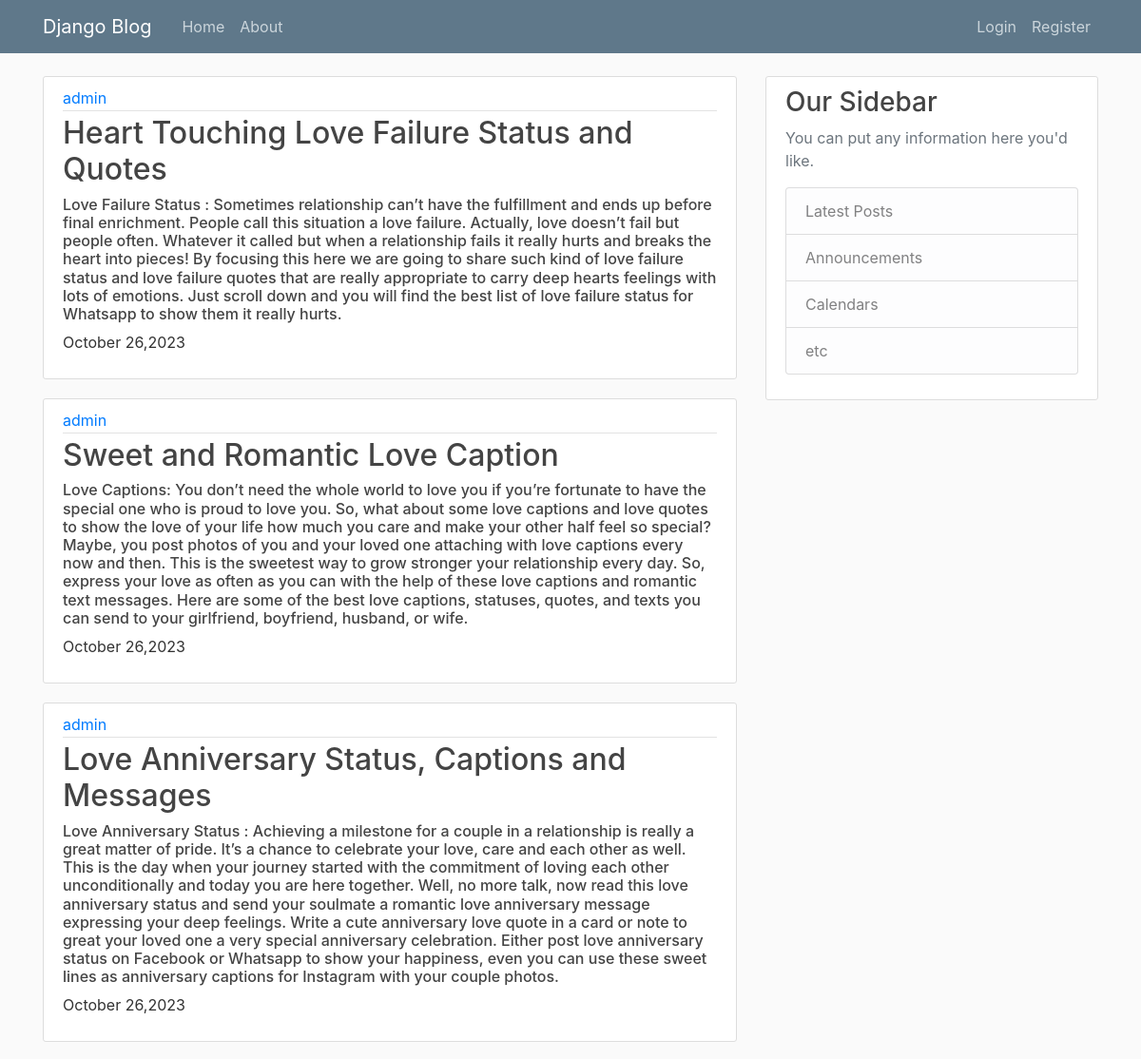
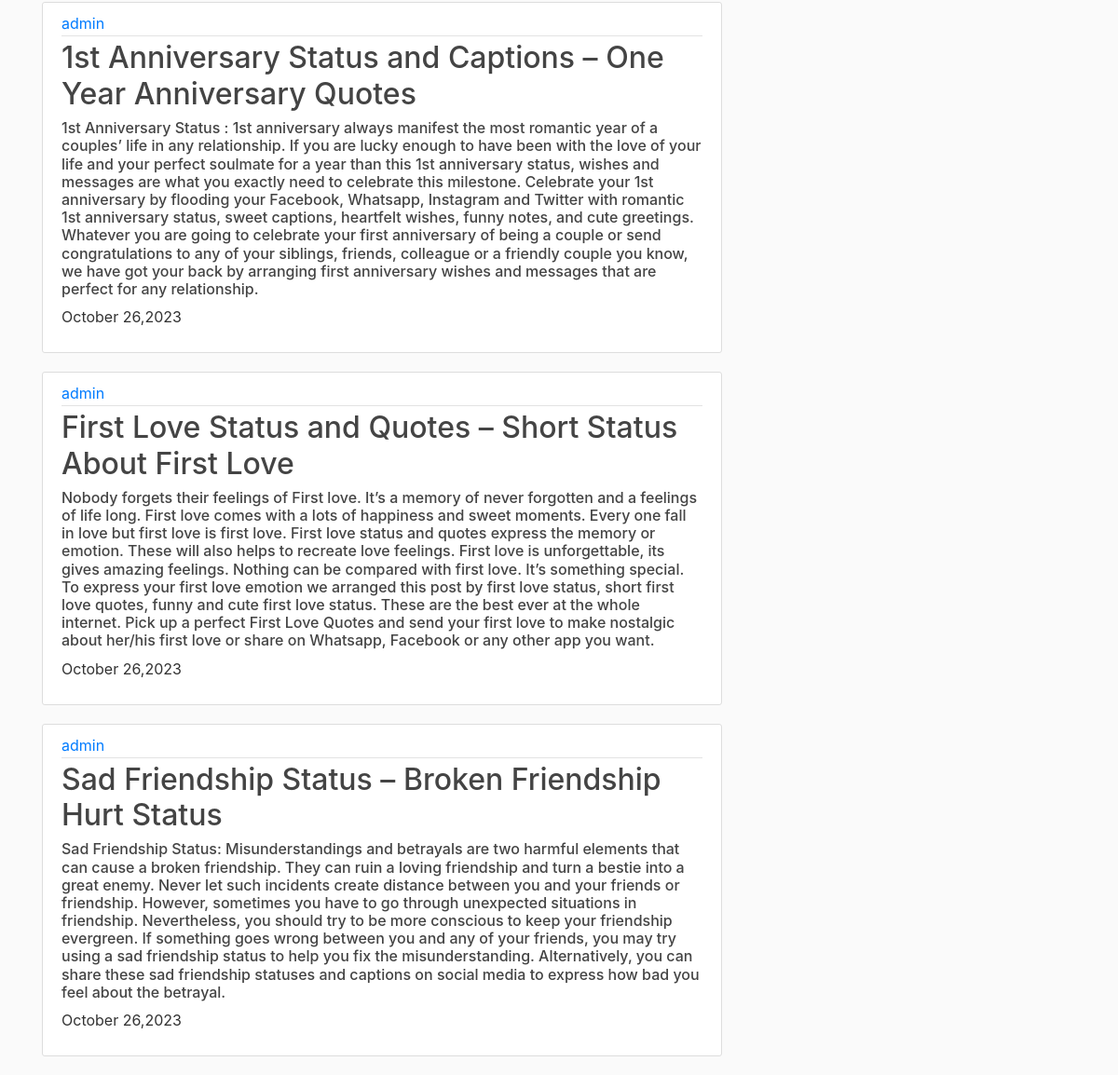
The page / on the database its author committed (2 pictures, top to bottom).
### BlogApp/models.py (models this page shows)
class Post(models.Model):
    title = models.CharField(max_length=150)
    content = models.TextField()
    date_post = models.DateTimeField(default=timezone.now)
    author = models.ForeignKey(User, on_delete=models.CASCADE)

### BlogApp/views.py (the view)
# urls.py: path('', views.homepage, name="home page"),
def homepage(request):
    Posts = Post.objects.all()
    return render(request, 'home/homepage.html', {"Posts": Posts})

### BlogApp/templates/home/homepage.html
{% extends "home/base.html" %}
{% block content %}
{% for Post in Posts%}
<article class="media content-section">
    <div class="media-body">
        <div class="article-metadata">
            <a class="mr-2" href="#">{{ Post.author }}</a>
        </div>
        <h2><a class="article-title" href="#">{{ Post.title }}</a></h2>
        <h6><a class="article-title" href="#">{{ Post.content }}</a></h6>
        <p class="article-content">{{ Post.date_post |date:"F d,Y" }}</p>
    </div>
</article>
{% endfor %}
{% endblock %}

### BlogApp/static/blog/main.css (style rules this page uses)
body { background: #fafafa; color: #333333; margin-top: 5rem; }
h1, h2, h3, h4, h5, h6 { color: #444444; }
.content-section { background: #ffffff; padding: 10px 20px; border: 1px solid #dddddd; border-radius: 3px; margin-bottom: 20px; }
.article-title { color: #444444; }
.article-content { white-space: pre-line; }
.article-metadata { padding-bottom: 1px; margin-bottom: 4px; border-bottom: 1px solid #e3e3e3 }

### rows shown on the page
Post: author "admin", title "Heart Touching Love Failure Status and Quotes", content "Love Failure Status : Sometimes relationship can’t have the fulfillment and ends up before final enrichment. People call this situation a love failure. Actually, love doesn’t fail but people often. Whatever it called but when a relationship fails it really hurts and breaks the heart into pieces! By focusing this here we are going to share such kind of love failure status and love failure quotes that are really appropriate to carry deep hearts feelings with lots of emotions. Just scroll down and you will find the best list of love failure status for Whatsapp to show them it really hurts.", date_post "October 26,2023"
Post: author "admin", title "Sweet and Romantic Love Caption", content "Love Captions: You don’t need the whole world to love you if you’re fortunate to have the special one who is proud to love you. So, what about some love captions and love quotes to show the love of your life how much you care and make your other half feel so special? Maybe, you post photos of you and your loved one attaching with love captions every now and then. This is the sweetest way to grow stronger your relationship every day. So, express your love as often as you can with the help of these love captions and romantic text messages. Here are some of the best love captions, statuses, quotes, and texts you can send to your girlfriend, boyfriend, husband, or wife.", date_post "October 26,2023"
Post: author "admin", title "Love Anniversary Status, Captions and Messages", content "Love Anniversary Status : Achieving a milestone for a couple in a relationship is really a great matter of pride. It’s a chance to celebrate your love, care and each other as well. This is the day when your journey started with the commitment of loving each other unconditionally and today you are here together. Well, no more talk, now read this love anniversary status and send your soulmate a romantic love anniversary message expressing your deep feelings. Write a cute anniversary love quote in a card or note to great your loved one a very special anniversary celebration. Either post love anniversary status on Facebook or Whatsapp to show your happiness, even you can use these sweet lines…", date_post "October 26,2023"
Post: author "admin", title "1st Anniversary Status and Captions – One Year Anniversary Quotes", content "1st Anniversary Status : 1st anniversary always manifest the most romantic year of a couples’ life in any relationship. If you are lucky enough to have been with the love of your life and your perfect soulmate for a year than this 1st anniversary status, wishes and messages are what you exactly need to celebrate this milestone. Celebrate your 1st anniversary by flooding your Facebook, Whatsapp, Instagram and Twitter with romantic 1st anniversary status, sweet captions, heartfelt wishes, funny notes, and cute greetings. Whatever you are going to celebrate your first anniversary of being a couple or send congratulations to any of your siblings, friends, colleague or a friendly couple you…", date_post "October 26,2023"
Post: author "admin", title "First Love Status and Quotes – Short Status About First Love", content "Nobody forgets their feelings of First love. It’s a memory of never forgotten and a feelings of life long. First love comes with a lots of happiness and sweet moments. Every one fall in love but first love is first love. First love status and quotes express the memory or emotion. These will also helps to recreate love feelings. First love is unforgettable, its gives amazing feelings. Nothing can be compared with first love. It’s something special. To express your first love emotion we arranged this post by first love status, short first love quotes, funny and cute first love status. These are the best ever at the whole internet. Pick up a perfect First Love Quotes and send your first love…", date_post "October 26,2023"
Post: author "admin", title "Sad Friendship Status – Broken Friendship Hurt Status", content "Sad Friendship Status: Misunderstandings and betrayals are two harmful elements that can cause a broken friendship. They can ruin a loving friendship and turn a bestie into a great enemy. Never let such incidents create distance between you and your friends or friendship. However, sometimes you have to go through unexpected situations in friendship. Nevertheless, you should try to be more conscious to keep your friendship evergreen. If something goes wrong between you and any of your friends, you may try using a sad friendship status to help you fix the misunderstanding. Alternatively, you can share these sad friendship statuses and captions on social media to express how bad you feel about…", date_post "October 26,2023"
